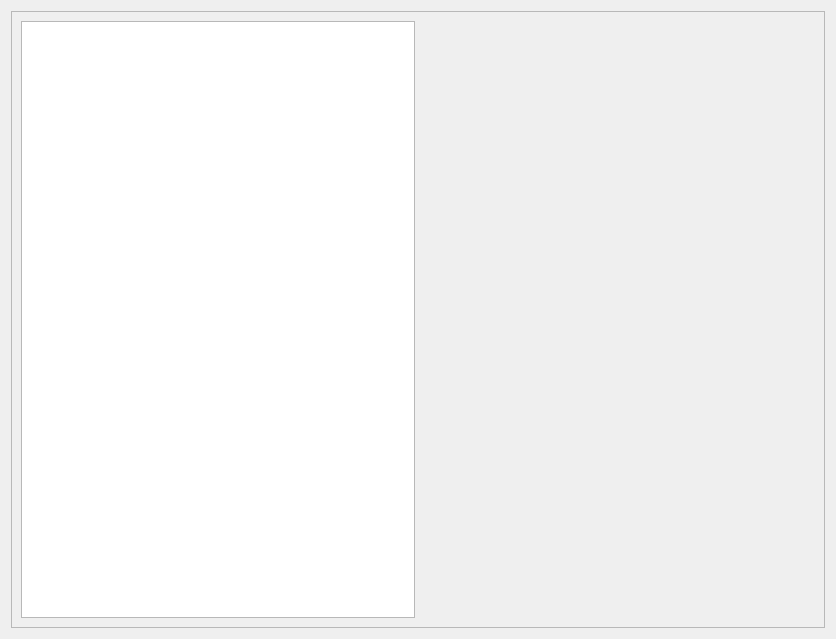
<?xml version="1.0" encoding="UTF-8"?>
<ui version="4.0">
 <class>MainAppPage</class>
 <widget class="QWidget" name="MainAppPage">
  <property name="geometry">
   <rect>
    <x>0</x>
    <y>0</y>
    <width>836</width>
    <height>639</height>
   </rect>
  </property>
  <property name="windowTitle">
   <string>Form</string>
  </property>
  <layout class="QHBoxLayout" name="horizontalLayout">
   <item>
    <widget class="QFrame" name="frame">
     <property name="frameShape">
      <enum>QFrame::StyledPanel</enum>
     </property>
     <property name="frameShadow">
      <enum>QFrame::Raised</enum>
     </property>
     <layout class="QHBoxLayout" name="horizontalLayout_2">
      <item>
       <layout class="QVBoxLayout" name="verticalLayout">
        <item>
         <widget class="QListWidget" name="left_widget"/>
        </item>
       </layout>
      </item>
      <item>
       <widget class="QStackedWidget" name="stackedWidget"/>
      </item>
     </layout>
    </widget>
   </item>
  </layout>
 </widget>
 <resources/>
 <connections/>
</ui>
